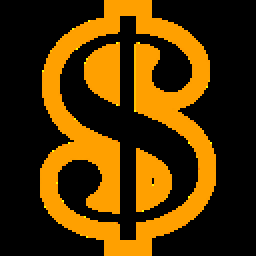
#> input picture Dollar-128.png, 128 x 128 px (shown 2 times larger)
$ python first.py
#> lines starting #> are read from the running program, lines starting #| are printed output that depends on the picture
import cv2
import numpy as np
from matplotlib import pyplot as plt

Garage = "Ferrari", "Honda", "Porsche", "Toyota"

for each_car in Garage:
    print(each_car)

img = cv2.imread('Dollar-128.png',cv2.IMREAD_GRAYSCALE)
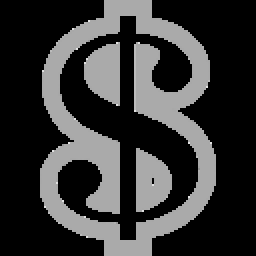
#> img: shape (128, 128) (shown 2 times larger); min 0, max 225, mean 53.9
cv2.imshow('image',img)
cv2.waitKey(0)
cv2.destroyAllWindows()
